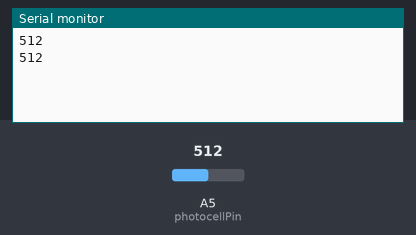
Recording of a sketch running on a simulated Arduino Uno, built with avr-gcc and run on an emulated ATmega328P. On the bench: the last lines printed to the serial monitor. Inputs (shaded band) come from the test bench; at power-on: A5 (photocellPin) = 512.

Above: at 4.8 s.
4.9 s: A5 (photocellPin) set to 716
At 9.4 s:
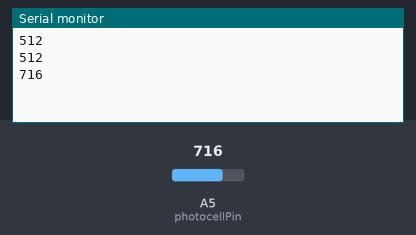
9.9 s: A5 (photocellPin) set to 900
At 12.5 s:
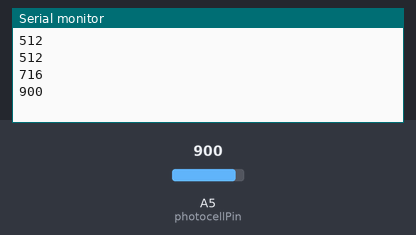
Timing chart, 0 to 14.0 s (numbered marks = the images above; inputs shaded):
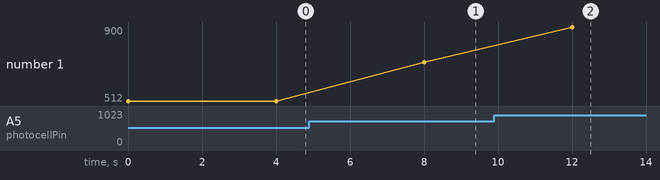

Measured:
- after the input at 4.9 s, the serial monitor: prints a new line after 3.1 s (image 1)
- after the input at 9.9 s, the serial monitor: prints a new line after 2.1 s (image 2)
- plotted number 1: 512 → 716 after the input at 4.9 s, 716 → 900 after the input at 9.9 s

The sketch:

mediciones.ino
```cpp
int photocellPin = 5;     //Pin al cual ponectamos el sensor de luz
int photocellReading;

void setup(void) {
  // We'll send debugging information via the Serial monitor
  Serial.begin(9600);
}

void loop(void) {
  photocellReading = analogRead(photocellPin);     //Realiza la medicion

  Serial.println(photocellReading);        //Envia la medicion

  delay(4000);		//Espera 100 milisegundos
}
```
